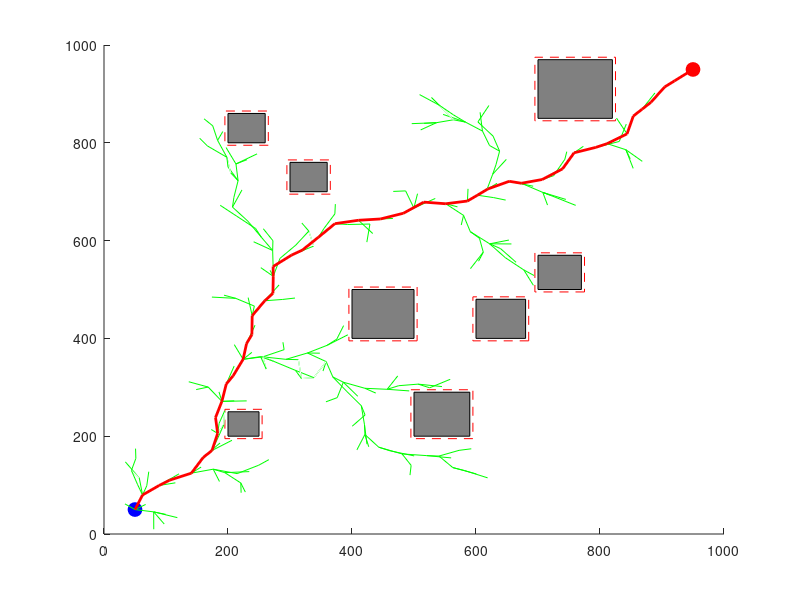

Recreate this plot in MATLAB.
% This program implements the Rapidly-exploring Random Tree (RRT) algorithm with obstacle and no-go zone avoidance
function RRT_star
    % Map and obstacle settings
    map_size = [1000, 1000];
    obstacles = [
        200, 200, 50, 50;
        400, 400, 100, 100;
        600, 400, 80, 80;
        300, 700, 60, 60;
        700, 850, 120, 120;
        500, 200, 90, 90;
        700, 500, 70, 70;
        200, 800, 60, 60;
    ];
    no_go_zone = 5;
    
    % Starting and goal positions
    start = [50, 50];
    goal = [950, 950];
    max_iter = 1000;
    step_size = 20;
    radius = 40;
    
    % Initialize the tree
    nodes(1).coord = start;
    nodes(1).cost = 0;
    nodes(1).parent = 0;

    figure;
    hold on;
    axis([0 map_size(1) 0 map_size(2)]);
    
    % Plot obstacles
    for i = 1:size(obstacles, 1)
        rectangle('Position', obstacles(i,:), 'FaceColor', [0.5 0.5 0.5]);
    end
    
    % Plot no-go zones
    for i = 1:size(obstacles, 1)
        rect = obstacles(i,:) + [-no_go_zone, -no_go_zone, 2*no_go_zone, 2*no_go_zone];
        rectangle('Position', rect, 'EdgeColor', 'r', 'LineStyle', '--');
    end
    
    % Plot start and goal points
    plot(start(1), start(2), 'bo', 'MarkerSize', 10, 'MarkerFaceColor', 'b');
    plot(goal(1), goal(2), 'ro', 'MarkerSize', 10, 'MarkerFaceColor', 'r');

    % Main RRT* algorithm
    tic;  % Start timer
    for i = 1:max_iter
        % Generate a random sample
        if rand < 0.1
            sample = goal;  % Bias towards the goal
        else
            sample = [rand * map_size(1), rand * map_size(2)];
        end

        % Find the nearest node in the tree
        [nearest_node, nearest_idx] = findNearestNode(nodes, sample);
        
        % Create a new node in the direction of the sample
        new_node.coord = steer(nearest_node.coord, sample, step_size);
        if ~collisionFree(nearest_node.coord, new_node.coord, obstacles, no_go_zone)
            continue;
        end
        
        new_node.cost = nearest_node.cost + euclideanDistance(new_node.coord, nearest_node.coord);
        new_node.parent = nearest_idx;
        
        % Find neighbors within a radius
        neighbors = findNeighbors(nodes, new_node.coord, radius);
        
        % Choose the best parent
        for j = 1:length(neighbors)
            neighbor = nodes(neighbors(j));
            if collisionFree(neighbor.coord, new_node.coord, obstacles, no_go_zone)
                new_cost = neighbor.cost + euclideanDistance(new_node.coord, neighbor.coord);
                if new_cost < new_node.cost
                    new_node.cost = new_cost;
                    new_node.parent = neighbors(j);
                end
            end
        end
        
        % Add the new node to the tree
        nodes = [nodes, new_node];
        plot([nodes(new_node.parent).coord(1), new_node.coord(1)], ...
             [nodes(new_node.parent).coord(2), new_node.coord(2)], 'g');

        % Rewire the tree
        for j = 1:length(neighbors)
            neighbor = nodes(neighbors(j));
            if neighbor.parent ~= 0 && collisionFree(new_node.coord, neighbor.coord, obstacles, no_go_zone)
                new_cost = new_node.cost + euclideanDistance(new_node.coord, neighbor.coord);
                if new_cost < neighbor.cost
                    plot([nodes(neighbor.parent).coord(1), neighbor.coord(1)], ...
                         [nodes(neighbor.parent).coord(2), neighbor.coord(2)], 'w');
                    neighbor.cost = new_cost;
                    neighbor.parent = length(nodes);
                    nodes(neighbors(j)) = neighbor;
                    plot([new_node.coord(1), neighbor.coord(1)], ...
                         [new_node.coord(2), neighbor.coord(2)], 'g');
                end
            end
        end
        
        % Check if we have reached the goal
        if euclideanDistance(new_node.coord, goal) < step_size
            disp('Goal reached');
            break;
        end

        drawnow;
    end
    time_taken = toc;  % End timer
    num_nodes = length(nodes);  % Number of nodes

    % Extract the path
    path = [goal];
    node = nodes(end);
    while node.parent ~= 0
        node = nodes(node.parent);
        path = [node.coord; path];
    end
    path = [start; path];
    
    % Plot the final path
    plot(path(:,1), path(:,2), 'r', 'LineWidth', 2);
    hold off;
    
    % Calculate the path length
    path_length = 0;
    for i = 1:size(path, 1) - 1
        path_length = path_length + euclideanDistance(path(i, :), path(i + 1, :));
    end
    
    % Display results
    fprintf('Time taken: %.2f seconds\n', time_taken);
    fprintf('Number of nodes: %d\n', num_nodes);
    fprintf('Path length: %.2f units\n', path_length);
end

function [nearest_node, nearest_idx] = findNearestNode(nodes, sample)
    min_dist = inf;
    nearest_idx = 0;
    for i = 1:length(nodes)
        dist = euclideanDistance(nodes(i).coord, sample);
        if dist < min_dist
            min_dist = dist;
            nearest_idx = i;
        end
    end
    nearest_node = nodes(nearest_idx);
end

function new_coord = steer(from, to, step_size)
    direction = to - from;
    distance = euclideanDistance(from, to);
    new_coord = from + min(step_size, distance) * (direction / distance);
end

function free = collisionFree(from, to, obstacles, no_go_zone)
    free = true;
    for i = 1:size(obstacles, 1)
        obs = obstacles(i,:) + [-no_go_zone, -no_go_zone, 2*no_go_zone, 2*no_go_zone];
        if pointInRect(to, obs) || pointInRect(from, obs) || lineIntersectsRect(from, to, obs)
            free = false;
            return;
        end
    end
end

function intersects = lineIntersectsRect(p1, p2, rect)
    rect_points = [rect(1), rect(2);
                   rect(1)+rect(3), rect(2);
                   rect(1)+rect(3), rect(2)+rect(4);
                   rect(1), rect(2)+rect(4)];
    for i = 1:4
        p3 = rect_points(i, :);
        p4 = rect_points(mod(i, 4) + 1, :);
        if lineIntersect(p1, p2, p3, p4)
            intersects = true;
            return;
        end
    end
    intersects = false;
end

function intersect = lineIntersect(p1, p2, p3, p4)
    a1 = p2(2) - p1(2);
    b1 = p1(1) - p2(1);
    c1 = a1 * p1(1) + b1 * p1(2);
    a2 = p4(2) - p3(2);
    b2 = p3(1) - p4(1);
    c2 = a2 * p3(1) + b2 * p3(2);
    det = a1 * b2 - a2 * b1;
    if det == 0
        intersect = false;
    else
        x = (b2 * c1 - b1 * c2) / det;
        y = (a1 * c2 - a2 * c1) / det;
        if min(p1(1), p2(1)) <= x && x <= max(p1(1), p2(1)) && ...
           min(p1(2), p2(2)) <= y && y <= max(p1(2), p2(2)) && ...
           min(p3(1), p4(1)) <= x && x <= max(p3(1), p4(1)) && ...
           min(p3(2), p4(2)) <= y && y <= max(p3(2), p4(2))
            intersect = true;
        else
            intersect = false;
        end
    end
end

function inside = pointInRect(point, rect)
    if point(1) >= rect(1) && point(1) <= rect(1) + rect(3) && ...
       point(2) >= rect(2) && point(2) <= rect(2) + rect(4)
        inside = true;
    else
        inside = false;
    end
end

function neighbors = findNeighbors(nodes, coord, radius)
    neighbors = [];
    for i = 1:length(nodes)
        if euclideanDistance(nodes(i).coord, coord) < radius
            neighbors = [neighbors, i];
        end
    end
end

function dist = euclideanDistance(p1, p2)
    sum_squares = 0;
    for i = 1:length(p1)
        sum_squares = sum_squares + (p1(i) - p2(i))^2;
    end
    dist = sqrt(sum_squares);
end
